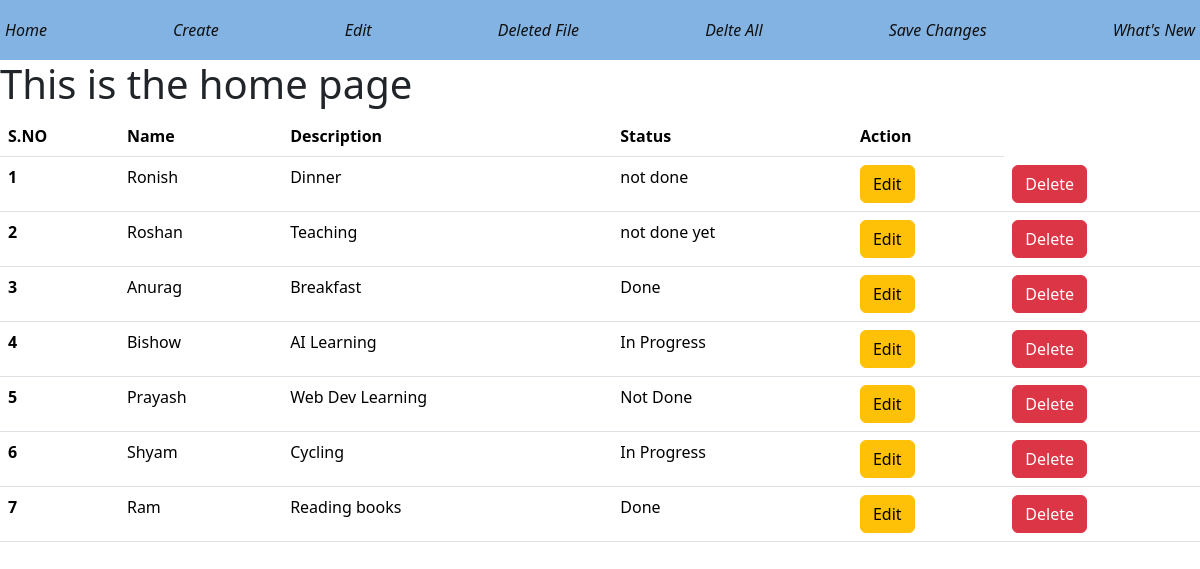
Before: / with the older database file.
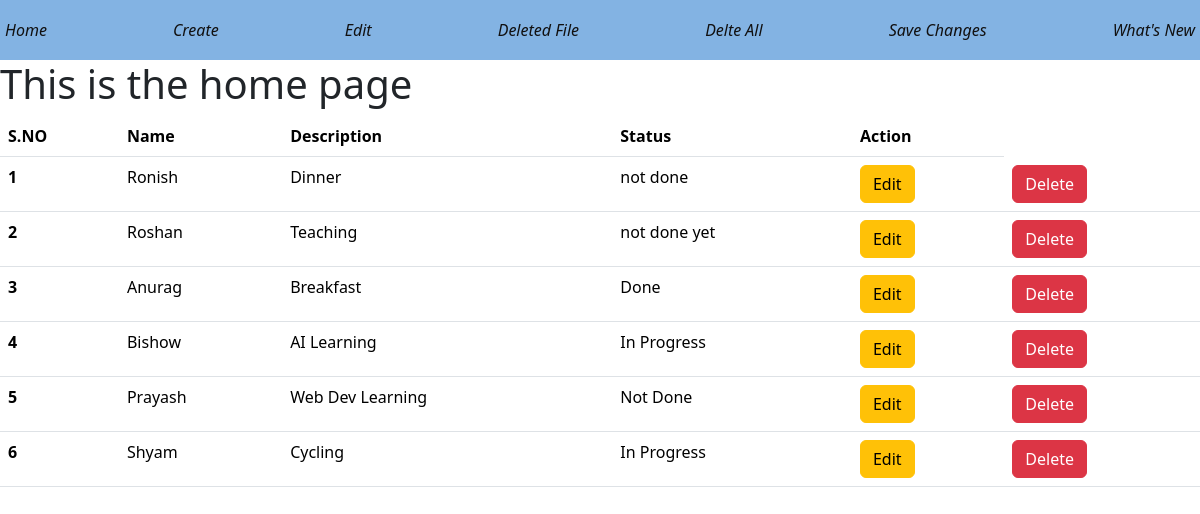
After: the same page with the newer database file.
### base/models.py (models this page shows)
class Todo(models.Model):
    name = models.CharField(max_length = 50)  #charfield == character
    description = models.TextField()
    status = models.CharField(max_length = 50)

### base/views.py (the view)
# urls.py: 2. Add a URL to urlpatterns:  path('', views.home, name='home')
def home(request):
    todo_objs = Todo.objects.all()
    context = {'todos': todo_objs}
    return render(request, 'index.html', context = context)

### templates/index.html (shortened to what this page needs)
<!DOCTYPE html>
<html lang="en">
<head>
    <link href="https://cdn.jsdelivr.net/npm/bootstrap@5.3.3/dist/css/bootstrap.min.css" rel="stylesheet">
</head>
<body>
  <div class="navbar">
    <a href="{% url 'home' %}"> Home </a>
    <a href="{% url 'create' %}"> Create </a>
    <a href="{% url 'create' %}"> Edit </a>
    <a href="{% url 'create' %}"> Deleted File</a>
    <a href="{% url 'create' %}"> Delte All </a>
    <a href="{% url 'create' %}"> Save Changes </a>
    <a href="{% url 'create' %}"> What's New   </a>
  </div>
  <h1> This is the home page</h1>
    <table class="table">
        <thead>
          <tr>
            <th scope="col">S.NO</th>
            <th scope="col">Name</th>
            <th scope="col">Description</th>
            <th scope="col">Status</th>
            <th scope="col">Action</th>
          </tr>
        </thead>
        <tbody>
          {% for todo in todos %}
          <tr>
            <th scope="row">{{forloop.counter}}</th>
            <td>{{todo.name}}</td>
            <td>{{todo.description}}</td>
            <td>{{todo.status}}</td>
            <td><a href ="{% url 'edit' pk=todo.id %}"><button type="button" class="btn btn-warning">Edit</button></a></td>
            <td><a href ="{% url 'delete' pk=todo.id %}"><button type="button" class="btn btn-danger">Delete</button></a></td>
          </tr>
          {% endfor %}
        </tbody>
      </table>
</body>
</html>

### templates/index.html (style rules this page uses)
body { font-family: Arial, sans-serif; }
.navbar { background-color:#83b3e3; font-style: italic; overflow: hidden; text-align: center; }
.navbar a { color: rgb(17, 16, 16); padding: 10px 5px; text-decoration: none; display: inline-block; }

Changed rows visible on the page:
removed Todo: name "Ram", description "Reading books", status "Done"
